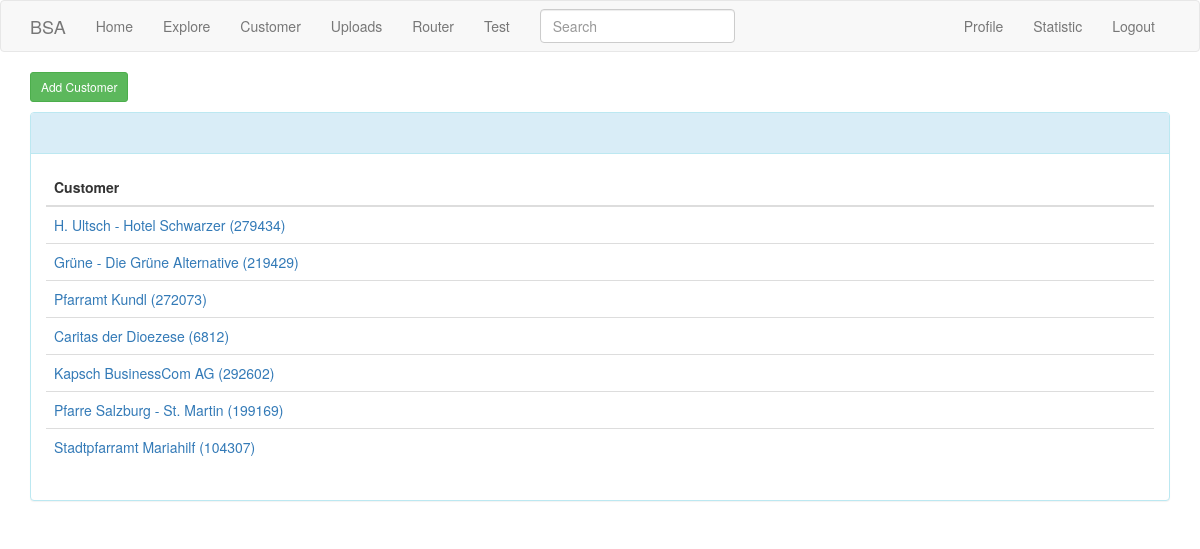
The app's page /customers (signed in) with its own data.
### app/models.py (models this page shows)
class Customer(db.Model):
    id = db.Column(db.Integer, primary_key=True)
    name= db.Column(db.String(140) ,index=True, unique=True)
    locations =db.relationship('Location', backref='customer')

### app/main/routes.py (the view, shortened to what this page needs)
@bp.route('/customers',methods=['GET', 'POST'])
@login_required
def customers():
    form2= CustomerForm()
    custquerys=Customer.query.all()
    return render_template('customers.html', title=_('Customers'), custquerys=custquerys, form2=form2)

### app/file/forms.py
class SearchForm(FlaskForm):
    q = StringField(_l('Search'), validators=[DataRequired()])
    def __init__(self, *args, **kwargs):
        if 'formdata' not in kwargs:
            kwargs['formdata'] = request.args
        if 'csrf_enabled' not in kwargs:
            kwargs['csrf_enabled'] = False
        super(SearchForm, self).__init__(*args, **kwargs)

### app/main/forms.py
class SearchForm(FlaskForm):
    q = StringField(_l('Search'), validators=[DataRequired()])
    def __init__(self, *args, **kwargs):
        if 'formdata' not in kwargs:
            kwargs['formdata'] = request.args
        if 'csrf_enabled' not in kwargs:
            kwargs['csrf_enabled'] = False
        super(SearchForm, self).__init__(*args, **kwargs)

### app/file/routes.py (called while the page is built)
@bp.before_app_request
def before_request():
    if current_user.is_authenticated:
        g.search_form = SearchForm()
    g.locale = str(get_locale())

### app/main/routes.py (called while the page is built)
@bp.before_request
def before_request():
    if current_user.is_authenticated:
        current_user.last_seen = datetime.utcnow()
        db.session.commit()
        g.search_form = SearchForm()
    g.locale = str(get_locale())

### app/models.py (called while the page is built)
    @classmethod
    def before_commit(cls, session):
        session._changes = {
            'add': list(session.new),
            'update': list(session.dirty),
            'delete': list(session.deleted)
        }

    @classmethod
    def after_commit(cls, session):
        for obj in session._changes['add']:
            if isinstance(obj, SearchableMixin):
                add_to_index(obj.__tablename__, obj)
        for obj in session._changes['update']:
            if isinstance(obj, SearchableMixin):
                add_to_index(obj.__tablename__, obj)
        for obj in session._changes['delete']:
            if isinstance(obj, SearchableMixin):
                remove_from_index(obj.__tablename__, obj)
        session._changes = None

    @login.user_loader
    def load_user(id):
        return User.query.get(int(id))

### app/templates/customers.html (shortened to what this page needs)
{% extends "base.html" %}
{% import 'bootstrap/wtf.html' as wtf %}
{% block app_content %}
{% from "macros.html" import modal with context %}
 <link rel="stylesheet" type="text/css" href="{{ url_for('static', filename='css/style.css') }}">
<button type="button" class="btn btn-success btn-sm"  data-toggle="modal" data-target="#modal-customer1">
<span>Add Customer</span>
</button>
<div id="container_locations_main" class="container_locations_main" style="width: auto;">
<div  id="panel_main" class="panel panel-info">
<div class="panel-heading">&nbsp;&nbsp;&nbsp;</div>
<div class="panel-body">
<table class="table">
  <thead>
    <tr>
      <th scope="col">Customer</th>
    </tr>
  </thead>
<tbody>
{% for custquery in custquerys  %}
<tr>
      <td><a href="{{ url_for('main.locations',customername=custquery.name ) }}">{{custquery.name}}</a></td>
</tr>
{% endfor %}
</tbody>
</table>
</div>
</div>
{% endblock %}

### records on screen
Customer: name "H. Ultsch - Hotel Schwarzer (279434)"
Customer: name "Grüne - Die Grüne Alternative (219429)"
Customer: name "Pfarramt Kundl (272073)"
Customer: name "Caritas der Dioezese (6812)"
Customer: name "Kapsch BusinessCom AG (292602)"
Customer: name "Pfarre Salzburg - St. Martin (199169)"
Customer: name "Stadtpfarramt Mariahilf (104307)"
